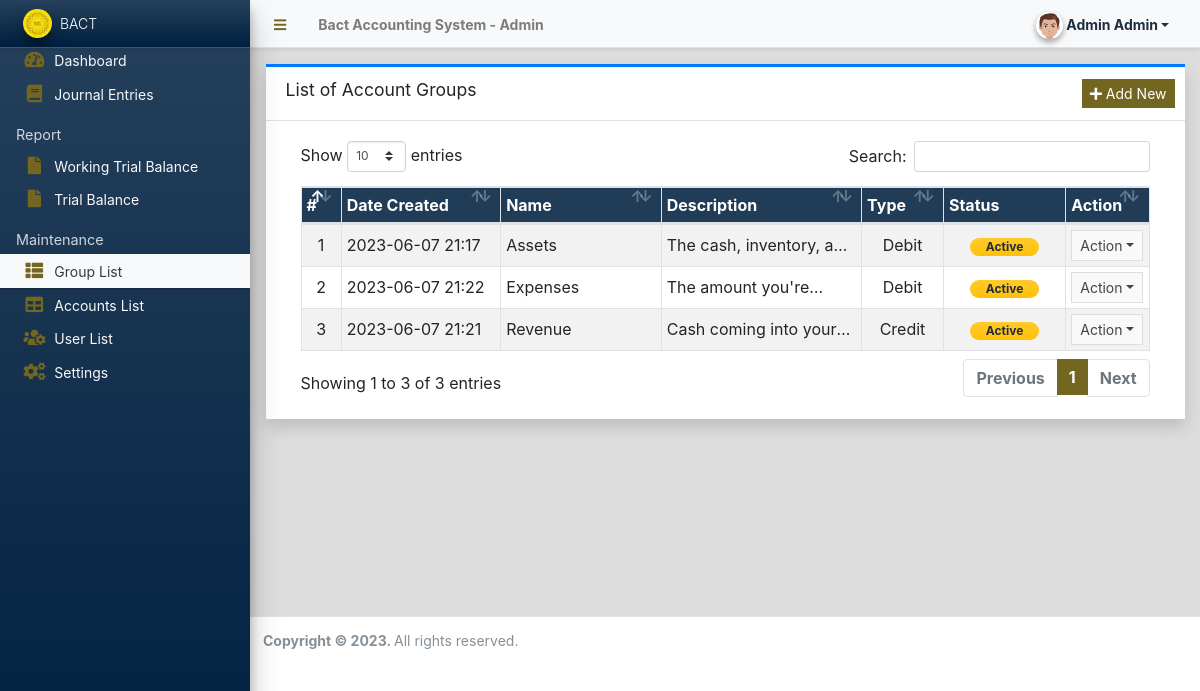
/admin/?page=groups (signed in), run on the app's committed database.
### tables this page shows
CREATE TABLE `group_list` (
  `id` int(30) NOT NULL,
  `name` text NOT NULL,
  `description` text NOT NULL,
  `type` tinyint(1) NOT NULL DEFAULT 1 COMMENT '1 = Debit, 2= Credit',
  `status` tinyint(1) NOT NULL DEFAULT 1 COMMENT '0=Inactive, 1= Active',
  `delete_flag` tinyint(1) NOT NULL DEFAULT 0 COMMENT '0 = No, 1 = Yes ',
  `date_created` datetime NOT NULL DEFAULT current_timestamp(),
  `date_updated` datetime DEFAULT NULL ON UPDATE current_timestamp()
);

### config.php (called while the page is built, shortened)
<?php
require_once('classes/DBConnection.php');
require_once('classes/SystemSettings.php');
function validate_image($file)
{
    if (!empty($file)) {
        $ex = explode('?', $file);
        $file = $ex[0];
        $param =  isset($ex[1]) ? '?' . $ex[1]  : '';
        if (is_file(base_app . $file)) {
            return base_url . $file . $param;
        } else {
            return base_url . 'dist/img/no-image-available.png';
        }
    } else {
        return base_url . 'dist/img/no-image-available.png';
    }
}
function isMobileDevice()
{
    $aMobileUA = array(
        '/iphone/i' => 'iPhone',
        '/ipod/i' => 'iPod',
        '/ipad/i' => 'iPad',
        '/android/i' => 'Android',
        '/blackberry/i' => 'BlackBerry',
        '/webos/i' => 'Mobile'
    );
    return false;
}

### classes/DBConnection.php (called while the page is built, shortened)
<?php
class DBConnection
{
    private $host = DB_SERVER;
    private $username = DB_USERNAME;
    private $password = DB_PASSWORD;
    private $database = DB_NAME;
    public $conn;
    public function __construct()
    {
        if (!isset($this->conn)) {
            $this->conn = new mysqli($this->host, $this->username, $this->password, $this->database);
        }
    }
}
?>

### classes/SystemSettings.php (called while the page is built, shortened)
<?php
class SystemSettings extends DBConnection
{
	function userdata($field = '')
	{
		if (!empty($field)) {
			if (isset($_SESSION['userdata'][$field]))
				return $_SESSION['userdata'][$field];
			else
				return null;
		} else {
			return false;
		}
	}
	function info($field = '')
	{
		if (!empty($field)) {
			if (isset($_SESSION['system_info'][$field]))
				return $_SESSION['system_info'][$field];
			else
				return false;
		} else {
			return false;
		}
	}
}
$_settings = new SystemSettings();
?>

### admin/groups/index.php (the view, shortened to what this page needs)
<div class="card card-outline card-primary rounded-0 shadow">
	<div class="card-header">
		<h3 class="card-title">List of Account Groups</h3>
		<div class="card-tools">
			<a href="javascript:void(0)" id="create_new" class="btn btn-flat btn-sm btn-primary"><span class="fas fa-plus" style="color: white;"></span>  Add New</a>
		</div>
	</div>
	<div class="card-body">
		<div class="container-fluid">
        <div class="container-fluid">
			<table class="table table-bordered table-hover table-striped">
				<colgroup>
					<col width="5%">
					<col width="20%">
					<col width="20%">
					<col width="25%">
					<col width="10%">
					<col width="15%">
					<col width="10%">
				</colgroup>
				<thead>
					<tr class="custom-tr">
						<th>#</th>
						<th>Date Created</th>
						<th>Name</th>
						<th>Description</th>
						<th>Type</th>
						<th>Status</th>
						<th>Action</th>
					</tr>
				</thead>
				<tbody>
					<?php
						$i = 1;
						$qry = $conn->query("SELECT * from `group_list` where delete_flag = 0 order by `name` asc ");
						while($row = $qry->fetch_assoc()):
					?>
						<tr>
							<td class="text-center"><?php echo $i++; ?></td>
							<td class=""><?php echo date("Y-m-d H:i",strtotime($row['date_created'])) ?></td>
							<td class=""><?php echo $row['name'] ?></td>
							<td class=""><p class="m-0 truncate-1"><?php echo $row['description'] ?></p></td>
							<td class="text-center"><?= $row['type'] == 1 ? 'Debit' : 'Credit' ?></td>
							<td class="text-center">
								<?php
									switch($row['status']){
										case 1:
											echo '<span class="badge badge-primary bg-gradient-warning px-3 rounded-pill">Active</span>';
											break;
									}
								?>
							</td>
							<td align="center">
								 <button type="button" class="btn btn-flat btn-default btn-sm dropdown-toggle dropdown-icon" data-toggle="dropdown">
				                  		Action
				                  </button>
							</td>
						</tr>
					<?php endwhile; ?>
				</tbody>
			</table>
		</div>
		</div>
	</div>
</div>

### admin/index.php (shortened to what this page needs)
<?php require_once('../config.php'); ?>
 <!DOCTYPE html>
<html lang="en" class="" style="height: auto;">
<?php require_once('inc/header.php') ?>
  <body class="sidebar-mini layout-fixed control-sidebar-slide-open layout-navbar-fixed sidebar-mini-md sidebar-mini-xs" data-new-gr-c-s-check-loaded="14.991.0" data-gr-ext-installed="" style="height: auto;">
    <div class="wrapper">
     <?php require_once('inc/topBarNav.php') ?>
     <?php require_once('inc/navigation.php') ?>
     <?php $page = isset($_GET['page']) ? $_GET['page'] : 'home';  ?>
      <div class="content-wrapper pt-3" style="min-height: 567.854px;">
        <section class="content">
          <div class="container-fluid">
            <?php
              if(!file_exists($page.".php") && !is_dir($page)){
                  include '404.html';
              }else{
                if(is_dir($page))
                  include $page.'/index.php';
                else
                  include $page.'.php';
              }
            ?>
          </div>
        </section>
      </div>
      <?php require_once('inc/footer.php') ?>
  </body>
</html>

### admin/inc/header.php (shortened to what this page needs)
<head>
    <link rel="stylesheet" href="<?php echo base_url ?>plugins/fontawesome-free/css/all.min.css">
    <link rel="stylesheet" href="<?php echo base_url ?>plugins/tempusdominus-bootstrap-4/css/tempusdominus-bootstrap-4.min.css">
    <link rel="stylesheet" href="<?php echo base_url ?>plugins/datatables-bs4/css/dataTables.bootstrap4.min.css">
    <link rel="stylesheet" href="<?php echo base_url ?>plugins/datatables-responsive/css/responsive.bootstrap4.min.css">
    <link rel="stylesheet" href="<?php echo base_url ?>plugins/datatables-buttons/css/buttons.bootstrap4.min.css">
    <link rel="stylesheet" href="<?php echo base_url ?>plugins/select2/css/select2.min.css">
    <link rel="stylesheet" href="<?php echo base_url ?>plugins/select2-bootstrap4-theme/select2-bootstrap4.min.css">
    <link rel="stylesheet" href="<?php echo base_url ?>plugins/icheck-bootstrap/icheck-bootstrap.min.css">
    <link rel="stylesheet" href="<?php echo base_url ?>plugins/jqvmap/jqvmap.min.css">
    <link rel="stylesheet" href="<?php echo base_url ?>plugins/fullcalendar/main.css">
    <link rel="stylesheet" href="<?php echo base_url ?>dist/css/adminlte.css">
    <link rel="stylesheet" href="<?php echo base_url ?>dist/css/custom.css">
    <link rel="stylesheet" href="<?php echo base_url ?>plugins/overlayScrollbars/css/OverlayScrollbars.min.css">
    <link rel="stylesheet" href="<?php echo base_url ?>plugins/daterangepicker/daterangepicker.css">
    <link rel="stylesheet" href="<?php echo base_url ?>plugins/summernote/summernote-bs4.min.css">
    <link rel="stylesheet" href="<?php echo base_url ?>plugins/sweetalert2-theme-bootstrap-4/bootstrap-4.min.css">
</head>

### admin/inc/topBarNav.php (shortened to what this page needs)
<nav class="main-header navbar navbar-expand navbar-light text-sm shadow-sm">
    <ul class="navbar-nav">
        <li class="nav-item">
            <a class="nav-link" data-widget="pushmenu" href="#" role="button"><i class="fas fa-bars"></i></a>
        </li>
        <li class="nav-item d-none d-sm-inline-block">
            <a href="<?php echo base_url ?>" class="nav-link"><b><?php echo (!isMobileDevice()) ? $_settings->info('name') : $_settings->info('short_name'); ?> - Admin</b></a>
        </li>
    </ul>
    <ul class="navbar-nav ml-auto">
        <li class="nav-item">
            <div class="btn-group nav-link">
                <button type="button" class="btn btn-rounded badge badge-light dropdown-toggle dropdown-icon" data-toggle="dropdown">
                    <span><img src="<?php echo validate_image($_settings->userdata('avatar')) ?>" class="img-circle elevation-2 user-img" alt="User Image"></span>
                    <span class="ml-3"><?php echo ucwords($_settings->userdata('firstname') . ' ' . $_settings->userdata('lastname')) ?></span>
                </button>
            </div>
        </li>
    </ul>
</nav>

### admin/inc/navigation.php (shortened to what this page needs)
<aside class="main-sidebar sidebar-dark-light elevation-4 sidebar-no-expand bg-gradient-navy">
    <a href="<?php echo base_url ?>admin" class="brand-link bg-transparent text-sm shadow-sm bg-gradient-navy">
        <img src="<?php echo validate_image($_settings->info('logo')) ?>" alt="Store Logo" class="brand-image img-circle elevation-3 bg-black" style="width: 1.8rem;height: 1.8rem;max-height: unset;object-fit:scale-down;object-position:center center">
        <span class="brand-text font-weight-light"><?php echo $_settings->info('short_name') ?></span>
    </a>
    <div class="sidebar os-host os-theme-light os-host-overflow os-host-overflow-y os-host-resize-disabled os-host-transition os-host-scrollbar-horizontal-hidden">
        <div class="os-content-glue" style="margin: 0px -8px; width: 249px; height: 646px;"></div>
        <div class="os-padding">
            <div class="os-viewport os-viewport-native-scrollbars-invisible" style="overflow-y: scroll;">
                <div class="os-content" style="padding: 0px 8px; height: 100%; width: 100%;">
                    <nav class="">
                        <ul class="nav nav-pills nav-sidebar flex-column text-sm nav-compact nav-flat nav-child-indent nav-collapse-hide-child text-dark" data-widget="treeview" role="menu" data-accordion="false">
                            <li class="nav-item dropdown">
                                <a href="./" class="nav-link text-light nav-home">
                                    <i class="nav-icon fas fa-tachometer-alt"></i>
                                    <p>
                                        Dashboard
                                    </p>
                                </a>
                            </li>
                            <li class="nav-item">
                                <a href="<?php echo base_url ?>admin/?page=journals" class="nav-link text-light nav-journals">
                                    <i class="nav-icon fas fa-book"></i>
                                    <p>
                                        Journal Entries
                                    </p>
                                </a>
                            </li>
                            <li class="nav-header">Report</li>
                            <li class="nav-item">
                                <a href="<?php echo base_url ?>admin/?page=reports/working_trial_balance" class="nav-link text-light nav-reports_working_trial_balance">
                                    <i class="nav-icon fas fa-file"></i>
                                    <p>
                                        Working Trial Balance
                                    </p>
                                </a>
                            </li>
                            <li class="nav-item">
                                <a href="<?php echo base_url ?>admin/?page=reports/trial_balance" class="nav-link text-light nav-reports_trial_balance">
                                    <i class="nav-icon fas fa-file"></i>
                                    <p>
                                        Trial Balance
                                    </p>
                                </a>
                            </li>
                            <?php if ($_settings->userdata('type') == 1) : ?>
                                <li class="nav-header">Maintenance</li>
                                <li class="nav-item dropdown">
                                    <a href="<?php echo base_url ?>admin/?page=groups" class="nav-link text-light nav-groups">
                                        <i class="nav-icon fas fa-th-list"></i>
                                        <p>
                                            Group List
                                        </p>
                                    </a>
                                </li>
                                <li class="nav-item dropdown">
                                    <a href="<?php echo base_url ?>admin/?page=accounts" class="nav-link text-light nav-accounts">
                                        <i class="nav-icon fas fa-table"></i>
                                        <p>
                                            Accounts List
                                        </p>
                                    </a>
                                </li>
                                <li class="nav-item dropdown">
                                    <a href="<?php echo base_url ?>admin/?page=user/list" class="nav-link text-light nav-user_list">
                                        <i class="nav-icon fas fa-users-cog"></i>
                                        <p>
                                            User List
                                        </p>
                                    </a>
                                </li>
                                <li class="nav-item dropdown">
                                    <a href="<?php echo base_url ?>admin/?page=system_info" class="nav-link text-light nav-system_info">
                                        <i class="nav-icon fas fa-cogs"></i>
                                        <p>
                                            Settings
                                        </p>
                                    </a>
                                </li>
                            <?php endif; ?>
                        </ul>
                    </nav>
                </div>
            </div>
        </div>
    </div>
</aside>

### admin/inc/footer.php (shortened to what this page needs)
<footer class="main-footer text-sm">
    <strong>Copyright © <?php echo date('Y') ?>.
    </strong>
    All rights reserved.
</footer>
</div>

### admin/inc/topBarNav.php (style rules this page uses)
.user-img { position: absolute; height: 27px; width: 27px; object-fit: cover; left: -7%; top: -12%; }
.btn-rounded { border-radius: 50px; }

### admin/groups/index.php (style rules this page uses)
.btn-primary { color: while; background-color: #736620; border: #736620; }
.custom-tr { background-color: #203c57; color: white; }
.fas { color: #736620; }

### data on the page
group_list: date_created "2023-06-07 21:17", name "Assets", description "The cash, inventory,…", type "Debit", status "Active"
group_list: date_created "2023-06-07 21:22", name "Expenses", description "The amount…", type "Debit", status "Active"
group_list: date_created "2023-06-07 21:21", name "Revenue", description "Cash coming into…", type "Credit", status "Active"

### other printed values
$_settings->info('name') "Bact Accounting System"
$_settings->info('short_name') "BACT"
